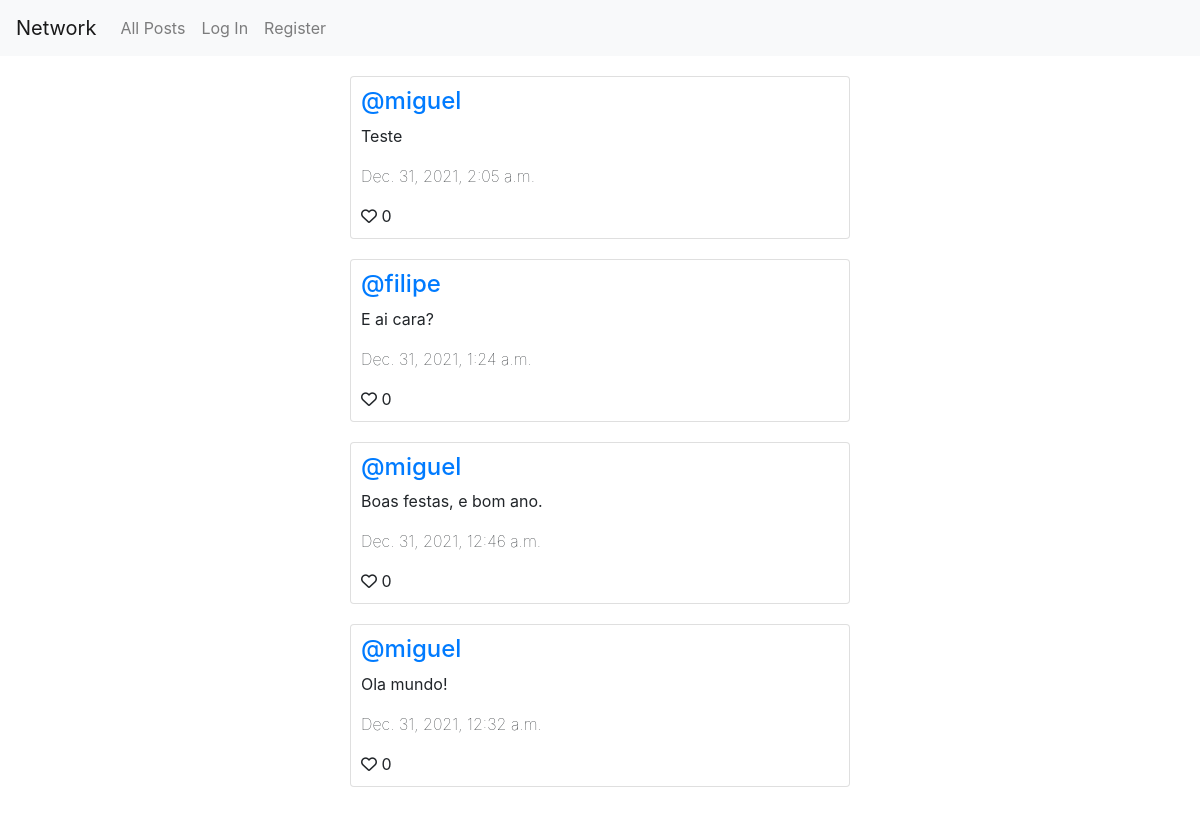
Before: /1 with the older database file.
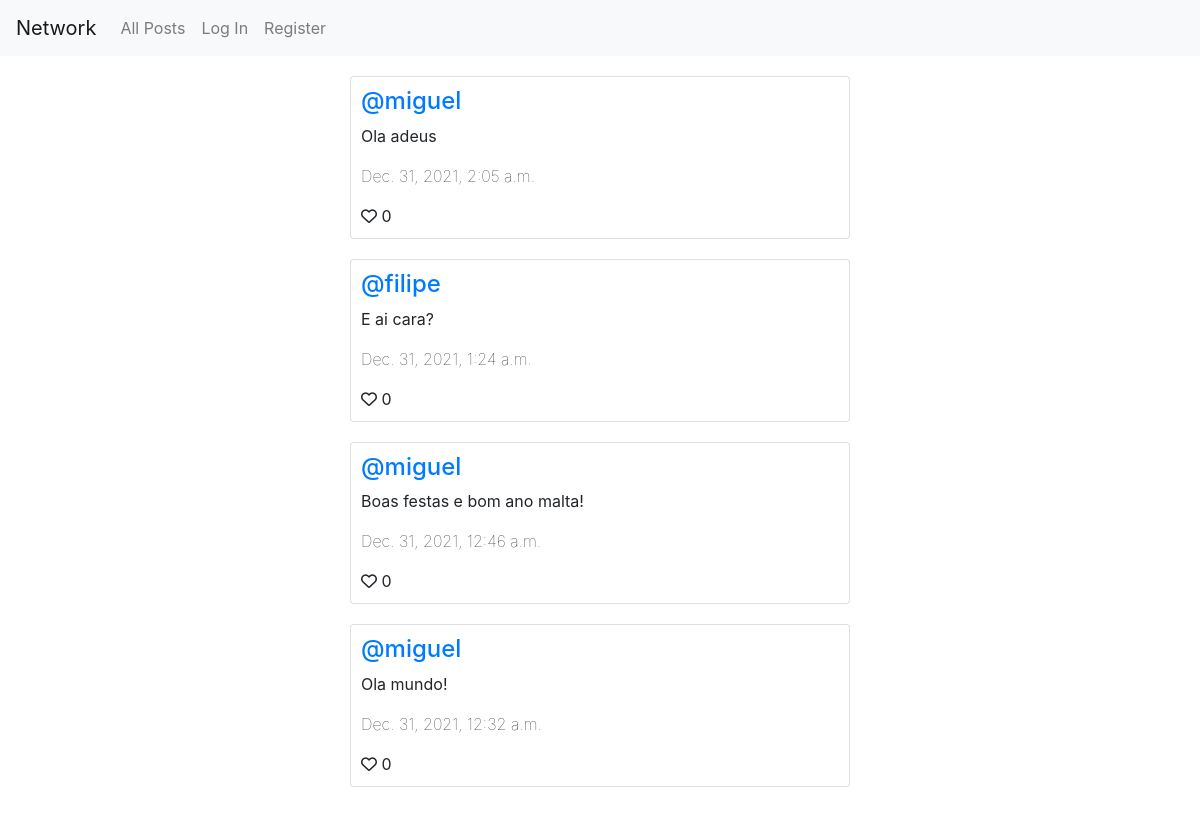
After: the same page with the newer database file.
### network/models.py (models this page shows)
class Post(models.Model):
    post = models.CharField(max_length=254)
    user = models.ForeignKey(User, on_delete=models.CASCADE)
    date = models.DateTimeField(auto_now_add=True, blank=True)
    likes = models.IntegerField(default=0)

class User(AbstractUser):
    pass

### network/views.py (the view, shortened to what this page needs)
# urls.py: path("", views.index, name="index"),
def index(request, page=0):
    if page == 0:
        return HttpResponseRedirect('/1')
    results = {}
    try:
        posts = Post.objects.filter().order_by('-date')
        p = Paginator(posts, 10)
        results["posts"] = p.page(page)
        results["posts_numpages"] = p.num_pages
        results["posts_currpage"] = page
    except:
        pass
    return render(request, "network/index.html", results)

### network/templates/network/index.html (shortened to what this page needs)
{% extends "network/layout.html" %}
{% block body %}
{% for item in posts %}
<div class="card" style="max-width: 500px; margin-right: auto; margin-left: auto; margin-top: 20px; padding: 10px;">
    <h4><a href="/user/{{item.user.username}}">@{{item.user.username}}</a></h4>
    <p id="postText{{item.id}}">{{item.post}}</p>
    <p style="font-weight: lighter;">{{item.date}}</p>
    <a style="display: inline-block;" onclick="return like({{item.id}})"><i id="iconLikes{{item.id}}" class="far fa-heart"></i> <span id="Likes{{item.id}}">{{item.likes}}</span></a>
</div>
{% endfor %}
{% endblock %}

Changed rows visible on the page:
changed Post: post "Teste" → "Ola adeus"
changed Post: post "Boas festas, e bom ano." → "Boas festas e bom ano malta!"
